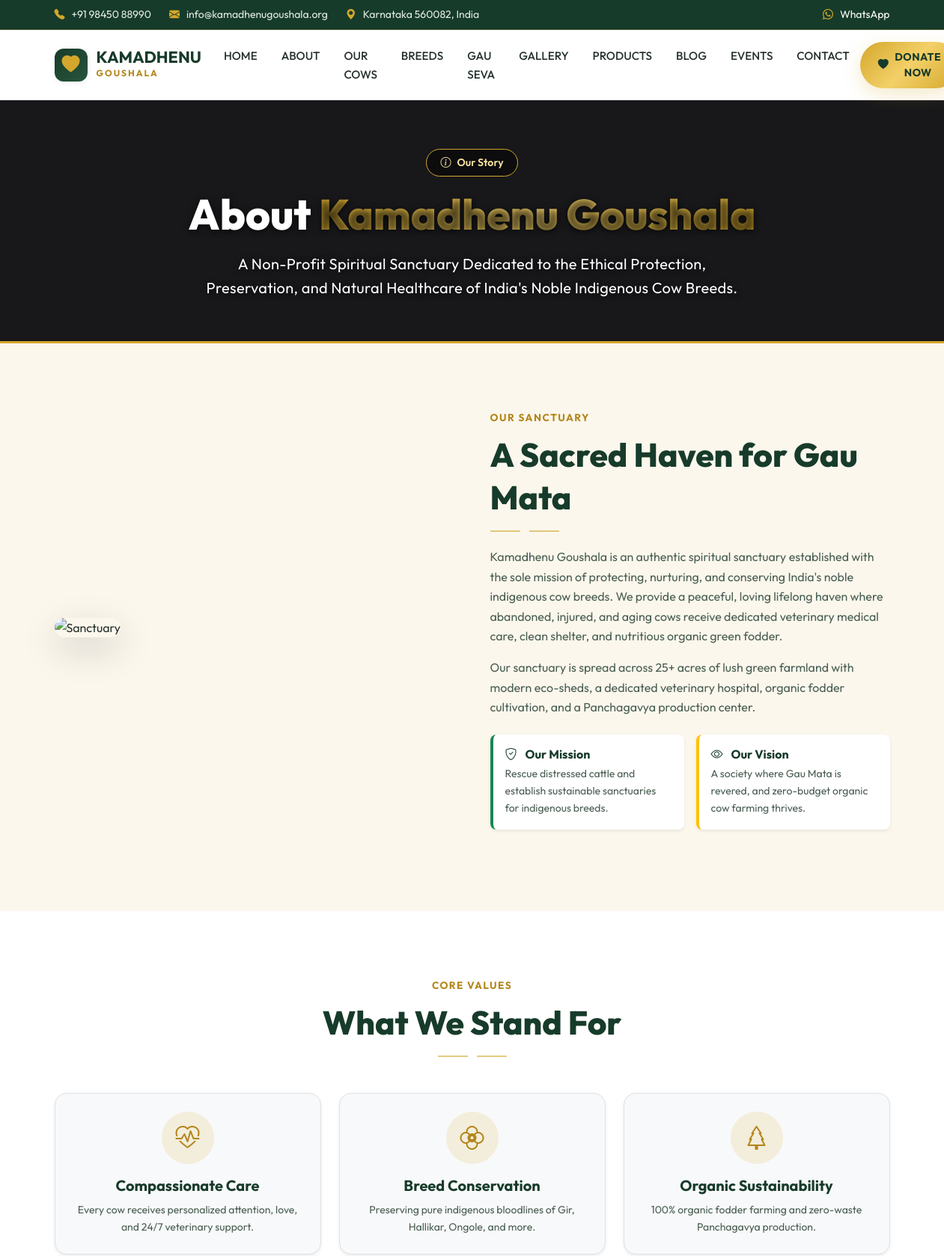
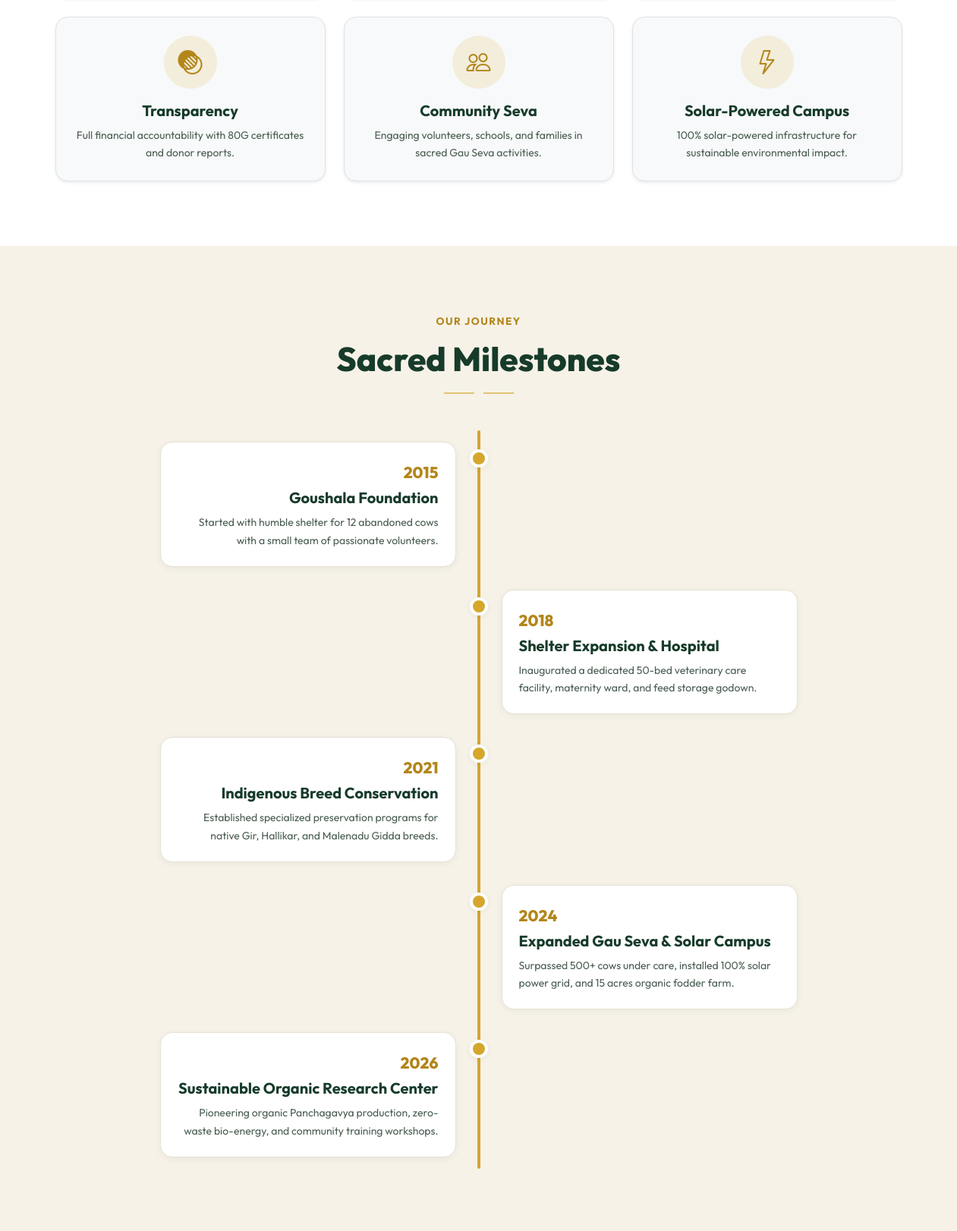
Page /about.php (upper part) on the committed database (2 pictures, top to bottom).
### tables this page shows
CREATE TABLE IF NOT EXISTS `timeline` (
  `id` INT AUTO_INCREMENT PRIMARY KEY,
  `year` VARCHAR(20) NOT NULL,
  `title` VARCHAR(150) NOT NULL,
  `description` TEXT NOT NULL,
  `display_order` INT DEFAULT 0,
  `status` ENUM('active', 'inactive') DEFAULT 'active',
  `created_at` TIMESTAMP DEFAULT CURRENT_TIMESTAMP,
  INDEX `idx_timeline_status` (`status`)
);

### includes/functions.php (called while the page is built, shortened)
<?php
require_once __DIR__ . '/../config/database.php';
function getSettings(): array {
    global $pdo;
    try {
        $stmt = $pdo->query("SELECT setting_key, setting_value FROM settings");
        $rows = $stmt->fetchAll();
        $map = [];
        foreach ($rows as $r) {
            $map[$r['setting_key']] = $r['setting_value'];
        }
        return $map;
    } catch (Exception $e) {
        return [];
    }
}
function getSetting(string $key, string $fallback = ''): string {
    global $_SETTINGS_CACHE;
    return $_SETTINGS_CACHE[$key] ?? $fallback;
}
$_SETTINGS_CACHE = getSettings();
function e(string $str): string {
    return htmlspecialchars($str, ENT_QUOTES | ENT_HTML5, 'UTF-8');
}
function getPageBanner(string $pageKey): ?array {
    global $pdo;
    try {
        $stmt = $pdo->prepare("SELECT * FROM page_banners WHERE page_key = ? AND status = 'active' LIMIT 1");
        $stmt->execute([$pageKey]);
        $row = $stmt->fetch();
        return $row ?: null;
    } catch (Exception $e) {
        return null;
    }
}

### about.php (the view, shortened to what this page needs)
<?php
$active_nav = 'about';
include __DIR__ . '/includes/header.php';
include __DIR__ . '/includes/navbar.php';
try {
    $timeline = $pdo->query("SELECT * FROM timeline WHERE status='active' ORDER BY display_order ASC")->fetchAll();
} catch (Exception $e) { $timeline = []; }
$banner = getPageBanner('about');
?>
  <section class="page-hero">
    <div class="container position-relative" style="z-index: 2;">
      <div class="hero-badge"><i class="bi bi-info-circle"></i> <?= e($banner['badge_text'] ?? 'Our Story') ?></div>
      <h1 class="hero-title"><?= $banner['title'] ?? 'About <span>Kamadhenu Goushala</span>' ?></h1>
      <p class="hero-subtitle"><?= e($banner['subtitle'] ?? 'A Non-Profit Spiritual Sanctuary Dedicated to the Ethical Protection, Preservation, and Natural Healthcare of India\'s Noble Indigenous Cow Breeds.') ?></p>
    </div>
  </section>
  <section class="section-padding">
    <div class="container">
      <div class="row align-items-center g-5">
        <div class="col-lg-6">
          <img src="https://images.unsplash.com/photo-1570042225831-d98fa7577f1e?auto=format&fit=crop&w=800&q=80" alt="Sanctuary" class="rounded-4 shadow-lg w-100" style="height:480px;object-fit:cover;">
        </div>
        <div class="col-lg-6">
          <span class="section-tag">Our Sanctuary</span>
          <h2 class="section-title">A Sacred Haven for Gau Mata</h2>
          <div class="title-ornament justify-content-start"></div>
          <p class="text-muted mb-3">Kamadhenu Goushala is an authentic spiritual sanctuary established with the sole mission of protecting, nurturing, and conserving India's noble indigenous cow breeds. We provide a peaceful, loving lifelong haven where abandoned, injured, and aging cows receive dedicated veterinary medical care, clean shelter, and nutritious organic green fodder.</p>
          <p class="text-muted mb-4">Our sanctuary is spread across 25+ acres of lush green farmland with modern eco-sheds, a dedicated veterinary hospital, organic fodder cultivation, and a Panchagavya production center.</p>
          <div class="row g-3 mb-4">
            <div class="col-sm-6">
              <div class="p-3 bg-white rounded-3 shadow-sm border-start border-4 border-success">
                <h6 class="fw-bold mb-1 text-forest"><i class="bi bi-shield-check me-2"></i> Our Mission</h6>
                <p class="small text-muted mb-0">Rescue distressed cattle and establish sustainable sanctuaries for indigenous breeds.</p>
              </div>
            </div>
            <div class="col-sm-6">
              <div class="p-3 bg-white rounded-3 shadow-sm border-start border-4 border-warning">
                <h6 class="fw-bold mb-1 text-forest"><i class="bi bi-eye me-2"></i> Our Vision</h6>
                <p class="small text-muted mb-0">A society where Gau Mata is revered, and zero-budget organic cow farming thrives.</p>
              </div>
            </div>
          </div>
        </div>
      </div>
    </div>
  </section>
  <section class="section-padding bg-white">
    <div class="container">
      <div class="text-center mb-5">
        <span class="section-tag">Core Values</span>
        <h2 class="section-title">What We Stand For</h2>
        <div class="title-ornament"></div>
      </div>
      <div class="row g-4">
        <?php
        $values = [
          ['icon'=>'bi-heart-pulse','title'=>'Compassionate Care','desc'=>'Every cow receives personalized attention, love, and 24/7 veterinary support.'],
          ['icon'=>'bi-flower2','title'=>'Breed Conservation','desc'=>'Preserving pure indigenous bloodlines of Gir, Hallikar, Ongole, and more.'],
          ['icon'=>'bi-tree','title'=>'Organic Sustainability','desc'=>'100% organic fodder farming and zero-waste Panchagavya production.'],
          ['icon'=>'bi-transparency','title'=>'Transparency','desc'=>'Full financial accountability with 80G certificates and donor reports.'],
          ['icon'=>'bi-people','title'=>'Community Seva','desc'=>'Engaging volunteers, schools, and families in sacred Gau Seva activities.'],
          ['icon'=>'bi-lightning','title'=>'Solar-Powered Campus','desc'=>'100% solar-powered infrastructure for sustainable environmental impact.'],
        ];
        foreach ($values as $v): ?>
          <div class="col-md-4">
            <div class="p-4 bg-light rounded-4 shadow-sm h-100 border text-center">
              <div class="seva-icon mb-3"><i class="bi <?= $v['icon'] ?>"></i></div>
              <h5 class="fw-bold mb-2"><?= e($v['title']) ?></h5>
              <p class="text-muted small mb-0"><?= e($v['desc']) ?></p>
            </div>
          </div>
        <?php endforeach; ?>
      </div>
    </div>
  </section>
  <?php if (!empty($timeline)): ?>
  <section class="section-padding" style="background:#F6F2E8;">
    <div class="container">
      <div class="text-center mb-5">
        <span class="section-tag">Our Journey</span>
        <h2 class="section-title">Sacred Milestones</h2>
        <div class="title-ornament"></div>
      </div>
      <div class="timeline-container">
        <?php foreach ($timeline as $idx => $t): ?>
          <div class="timeline-item <?= $idx % 2 === 0 ? 'left' : 'right' ?>">
            <div class="timeline-dot"></div>
            <div class="timeline-box">
              <div class="timeline-year"><?= e($t['year']) ?></div>
              <h5 class="fw-bold mb-2"><?= e($t['title']) ?></h5>
              <p class="text-muted small mb-0"><?= e($t['description']) ?></p>
            </div>
          </div>
        <?php endforeach; ?>
      </div>
    </div>
  </section>
  <?php endif; ?>
<?php include __DIR__ . '/includes/footer.php'; ?>

### includes/header.php (shortened to what this page needs)
<?php
require_once __DIR__ . '/../includes/functions.php';
$base       = BASE_URL;
?>
<!DOCTYPE html>
<html lang="en">
<head>
  <link href="https://cdn.jsdelivr.net/npm/bootstrap@5.3.3/dist/css/bootstrap.min.css" rel="stylesheet">
  <link rel="stylesheet" href="https://cdn.jsdelivr.net/npm/bootstrap-icons@1.11.3/font/bootstrap-icons.min.css">
  <link rel="stylesheet" href="<?= $base ?>/assets/css/variables.css">
  <link rel="stylesheet" href="<?= $base ?>/assets/css/style.css">
</head>

### includes/navbar.php (shortened to what this page needs)
<?php
$base    = BASE_URL;
$phone   = getSetting('phone_primary', SITE_PHONE);
$email   = getSetting('email_primary', SITE_EMAIL);
$wp_num  = getSetting('whatsapp_number', '919845088990');
$address = getSetting('address', 'Bengaluru, Karnataka, India');
$loc     = explode(',', $address);
$city    = trim($loc[count($loc)-2] ?? 'Karnataka') . ', India';
$navItems = [
    'home'     => ['label' => 'HOME',     'href' => 'index.php'],
    'about'    => ['label' => 'ABOUT',    'href' => 'about.php'],
    'cows'     => ['label' => 'OUR COWS','href' => 'cows.php'],
    'breeds'   => ['label' => 'BREEDS',  'href' => 'breeds.php'],
    'seva'     => ['label' => 'GAU SEVA','href' => 'seva.php'],
    'gallery'  => ['label' => 'GALLERY', 'href' => 'gallery.php'],
    'products' => ['label' => 'PRODUCTS','href' => 'products.php'],
    'blog'     => ['label' => 'BLOG',    'href' => 'blog.php'],
    'events'   => ['label' => 'EVENTS',  'href' => 'events.php'],
    'contact'  => ['label' => 'CONTACT', 'href' => 'contact.php'],
];
$active_nav = $active_nav ?? 'home';
?>
<body>
  <div class="top-infobar d-none d-md-block">
    <div class="container d-flex justify-content-between align-items-center">
      <div class="d-flex gap-4">
        <span><i class="bi bi-telephone-fill"></i> <a href="tel:<?= e(preg_replace('/[^0-9+]/','',$phone)) ?>" class="site-phone"><?= e($phone) ?></a></span>
        <span><i class="bi bi-envelope-fill"></i> <a href="mailto:<?= e($email) ?>" class="site-email"><?= e($email) ?></a></span>
        <span><i class="bi bi-geo-alt-fill"></i> <span class="site-address"><?= e($city) ?></span></span>
      </div>
      <div class="d-flex gap-3 align-items-center">
        <a href="https://wa.me/<?= e($wp_num) ?>" target="_blank" rel="noopener" class="whatsapp-link text-white">
          <i class="bi bi-whatsapp"></i> WhatsApp
        </a>
      </div>
    </div>
  </div>
  <header class="main-header">
    <nav class="navbar navbar-expand-lg">
      <div class="container">
        <a class="navbar-brand" href="<?= $base ?>/index.php">
          <div class="brand-icon"><i class="bi bi-heart-fill"></i></div>
          <div>
            <div class="fw-bold lh-1" style="font-size:1.35rem;color:var(--primary-dark);">KAMADHENU</div>
            <div style="font-size:0.75rem;letter-spacing:2px;color:var(--sacred-gold-dark);font-weight:700;">GOUSHALA</div>
          </div>
        </a>
        <div class="collapse navbar-collapse" id="desktopNav">
          <ul class="navbar-nav mx-auto mb-2 mb-lg-0 gap-1">
            <?php foreach ($navItems as $key => $item): ?>
              <li class="nav-item">
                <a class="nav-link <?= ($active_nav === $key ? 'active' : '') ?>"
                   href="<?= $base . '/' . $item['href'] ?>">
                  <?= e($item['label']) ?>
                </a>
              </li>
            <?php endforeach; ?>
          </ul>
          <div class="d-flex align-items-center gap-3">
            <a href="<?= $base ?>/donation.php" class="btn btn-gold">
              <i class="bi bi-heart-fill"></i> DONATE NOW
            </a>
          </div>
        </div>
      </div>
    </nav>
  </header>

### includes/footer.php (shortened to what this page needs)
</body>
</html>

### assets/css/variables.css (style rules this page uses)
:root { --primary-dark: #173B2A; --forest-green: #28563C; --forest-green-light: #377352; --sacred-gold: #D4A72C; --sacred-gold-light: #F3D068; --sacred-gold-dark: #B3861B; --cream-bg: #FBF7ED; --cream-card: #FFFFFF; --dark-text: #243029; --muted-text: #64746B; --light-border: #E8E2D5; --border-gold: rgba(212, 167, 44, 0.35); --gold-gradient: linear-gradient(135deg, #D4A72C 0%, #F3D068 50%, #D4A72C 100%); --green-gradient: linear-gradient(135deg, #173B2A 0%, #28563C 100%); --hero-overlay: linear-gradient(180deg, rgba(0, 0, 0, 0.4) 0%, rgba(0, 0, 0, 0.65) 100%); --card-gradient: linear-gradient(180deg, rgba(255, 255, 255, 0.95) 0%, #FFFFFF 100%); --shadow-sm: 0 2px 8px rgba(23, 59, 42, 0.06); --shadow-md: 0 8px 24px rgba(23, 59, 42, 0.08); --shadow-lg: 0 16px 40px rgba(23, 59, 42, 0.12); --shadow-gold: 0 8px 24px rgba(212, 167, 44, 0.25); --shadow-hover: 0 20px 48px rgba(23, 59, 42, 0.15); --radius-sm: 8px; --radius-md: 16px; --radius-lg: 24px; --radius-pill: 50px; --font-heading: 'Outfit', 'Playfair Display', Georgia, serif; --font-body: 'Outfit', -apple-system, BlinkMacSystemFont, 'Segoe UI', Roboto, sans-serif; --font-serif: 'Playfair Display', serif; --transition-fast: 0.2s cubic-bezier(0.4, 0, 0.2, 1); --transition-normal: 0.35s cubic-bezier(0.4, 0, 0.2, 1); }

### rows in the picture
timeline: year "2015", title "Goushala Foundation", description "Started with humble shelter for 12 abandoned cows with a small team of passionate volunteers."
timeline: year "2018", title "Shelter Expansion & Hospital", description "Inaugurated a dedicated 50-bed veterinary care facility, maternity ward, and feed storage godown."
timeline: year "2021", title "Indigenous Breed Conservation", description "Established specialized preservation programs for native Gir, Hallikar, and Malenadu Gidda breeds."
timeline: year "2024", title "Expanded Gau Seva & Solar Campus", description "Surpassed 500+ cows under care, installed 100% solar power grid, and 15 acres organic fodder farm."
timeline: year "2026", title "Sustainable Organic Research Center", description "Pioneering organic Panchagavya production, zero-waste bio-energy, and community training workshops."

### other values in the picture
$phone "+91 98450 88990"
$email "info@kamadhenugoushala.org"
$city "Karnataka 560082, India"
$item['label'] "HOME"
$item['label'] "ABOUT"
$item['label'] "OUR COWS"
$item['label'] "BREEDS"
$item['label'] "GAU SEVA"
$item['label'] "GALLERY"
$item['label'] "PRODUCTS"
$item['label'] "BLOG"
$item['label'] "EVENTS"
$item['label'] "CONTACT"
$banner['badge_text'] "Our Story"
$banner['title'] "About Kamadhenu Goushala"
